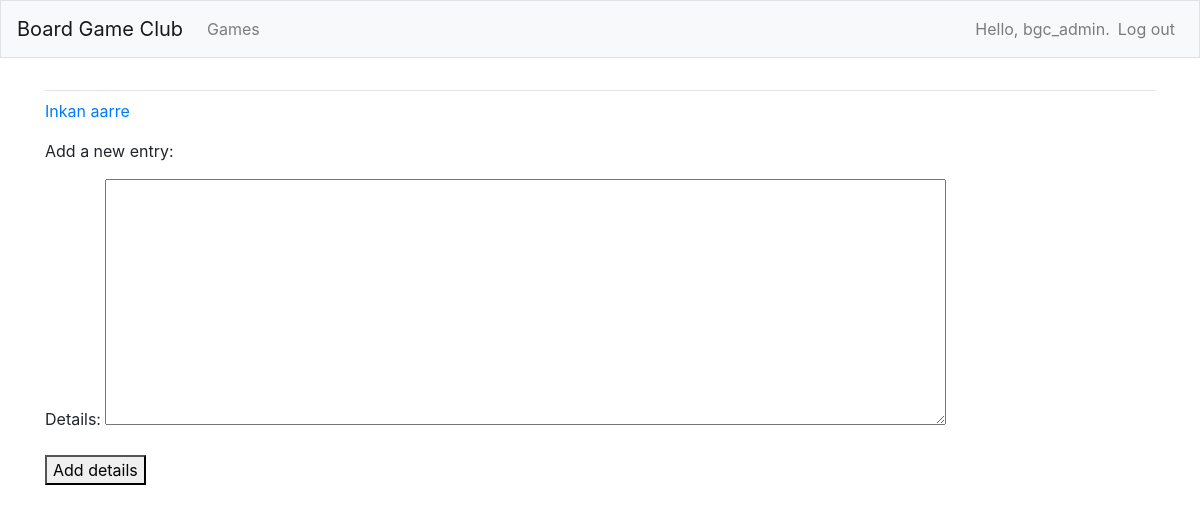
Page /new_detail/3/ (signed in) on the earlier database version.
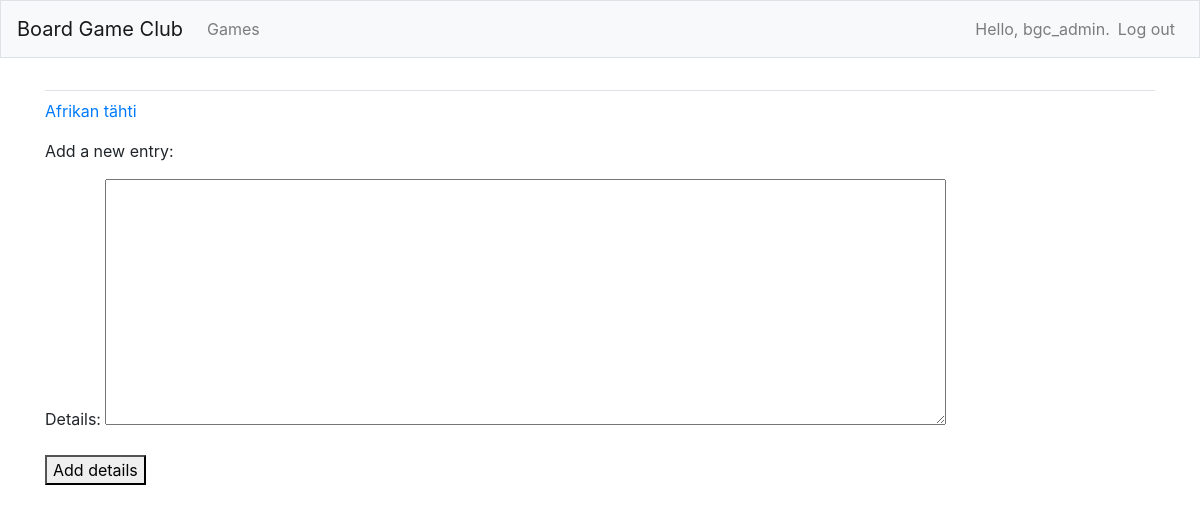
Same page on the later database version.
### bgc_app/models.py (models this page shows)
class Games(models.Model):
    owner = models.ForeignKey(User, on_delete=models.CASCADE, default=1)
    text = models.TextField()
    date_added = models.DateTimeField(auto_now_add=True)
    def __str__(self):
        return self.text

### bgc_app/views.py (the view, shortened to what this page needs)
# urls.py: path('new_detail/<int:game_id>/', views.new_detail, name='new_detail'),
@login_required
def new_detail(request, game_id):
    game = Games.objects.get(id=game_id)
    if request.method != 'POST':
        form = DetailsForm()
    context = {'game' : game, 'form': form}
    return render(request, 'bgc_app/new_detail.html', context)

### bgc_app/forms.py
class DetailsForm(forms.ModelForm):
    class Meta:
        model = Details
        fields = ['text']
        labels = {'text': 'Details:'}
        widgets = {'text': forms.Textarea(attrs={'cols': 80})}

### bgc_app/templates/bgc_app/new_detail.html (shortened to what this page needs)
{% extends "bgc_app/base.html" %}
{% block content %}
  <p><a href="{% url 'bgc_app:details' game.id %}">{{ game }}</a></p>
  <p>Add a new entry:</p>
  <form action="{% url 'bgc_app:new_detail' game.id %}" method='post'>
    {{ form.as_p }}
    <button name='submit'>Add details</button>
  </form>
{% endblock content %}

Differences in the rows shown:
changed Games: text "Inkan aarre" → "Afrikan tähti"
